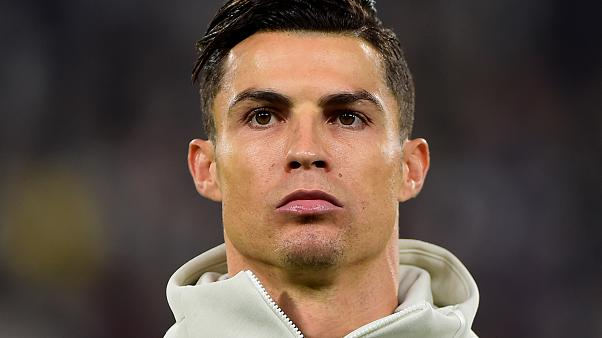
#> input picture 27_opencv_ile_nesne_takibi_meanshift_camshift/ronaldo.jpg, 602 x 338 px, given in place of the camera
$ python 27_meanshift_camshift.py
#> lines starting #> are read from the running program, lines starting #| are printed output that depends on the picture; after the words box and inside, x2 and y2 are one past the last pixel; in counts of white or black regions, pixels touching at a corner belong together
import cv2
import numpy as np

cap = cv2.VideoCapture(0)

ret, frame = cap.read()
#> frame is the input picture: shape (338, 602, 3); mean B, G, R 67.6, 78, 94.9
if not ret:
    print("Kamera açılamadı.")
    cap.release()
    cv2.destroyAllWindows()
    exit()

face_cascade = cv2.CascadeClassifier("haarcascade_frontalface_default.xml")

gray_frame = cv2.cvtColor(frame, cv2.COLOR_BGR2GRAY)
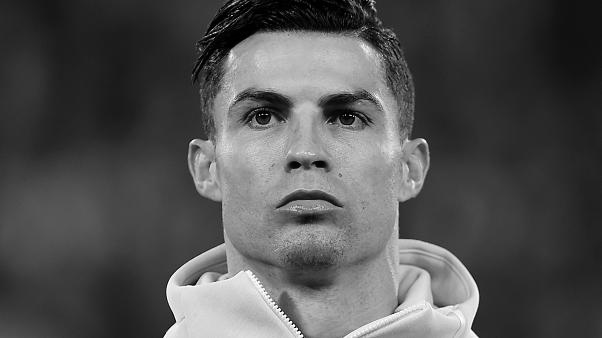
#> gray_frame: shape (338, 602); min 0, max 255, mean 81.9
face_rect = face_cascade.detectMultiScale(
    gray_frame, scaleFactor=1.045, minNeighbors=5, minSize=(50, 50), flags=cv2.CASCADE_SCALE_IMAGE
)
#> face_rect = [[190, 25, 233, 233]]

if len(face_rect) == 0:
    print("Yüz bulunamadı.")
    cap.release()
    cv2.destroyAllWindows()
    exit()

(face_x, face_y, w, h) = tuple(face_rect[0])
#> face_x = 190; face_y = 25; w = 233; h = 233
track_window = (face_x, face_y, w, h)
#> track_window = (190, 25, 233, 233)

roi = frame[face_y: face_y + h, face_x: face_x + w]
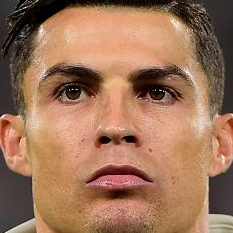
#> roi: shape (233, 233, 3); mean B, G, R 88.9, 115.7, 157.8
hsv_roi = cv2.cvtColor(roi, cv2.COLOR_BGR2HSV)
#> hsv_roi: shape (233, 233, 3); mean H, S, V 19.2, 113.7, 157.9
roi_hist = cv2.calcHist([hsv_roi], [0, 1], None, [180, 256], [0, 180, 0, 256])
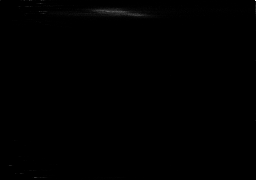
#> roi_hist: shape (180, 256) float32; min 0, max 639, mean 1.2; drawn with min black and max white
cv2.normalize(roi_hist, roi_hist, 0, 255, cv2.NORM_MINMAX)
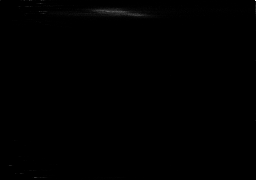
#> roi_hist: shape (180, 256) float32; 9.71% of pixels changed, all inside (x1, y1, x2, y2) = (0, 0, 256, 180)

term_crit = (cv2.TERM_CRITERIA_EPS | cv2.TERM_CRITERIA_COUNT, 10, 1)

while True:
    ret, frame = cap.read()
    frame = cv2.flip(frame, 1)
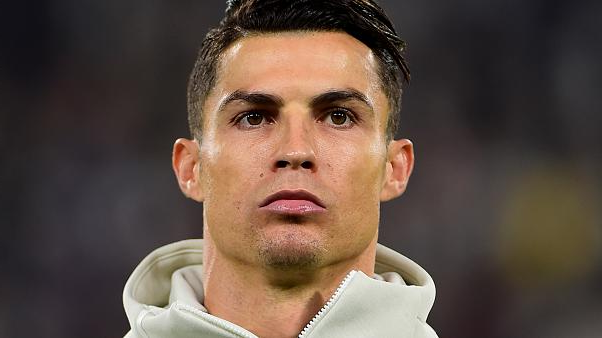
#> frame: shape (338, 602, 3); mean B, G, R 67.6, 78, 94.9
    if not ret:
        break

    hsv = cv2.cvtColor(frame, cv2.COLOR_BGR2HSV)
#> hsv: shape (338, 602, 3); mean H, S, V 66.3, 65.5, 95.5
    dst = cv2.calcBackProject([hsv], [0, 1], roi_hist, [0, 180, 0, 256], 1)
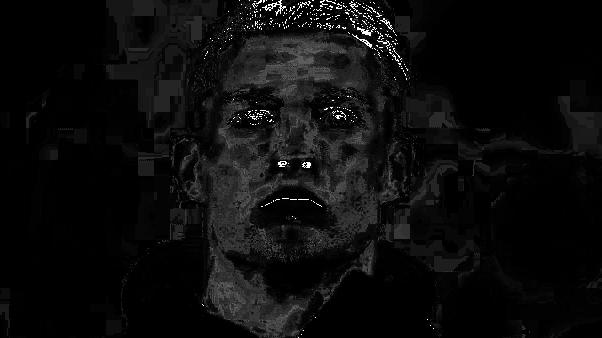
#> dst: shape (338, 602); min 0, max 255, mean 12.4

    ret, track_window = cv2.CamShift(dst, track_window, term_crit)
#> ret = ((298.5, 144.5), (248.9, 294.5), 12.72); track_window = (176, 0, 245, 289)
    pts = cv2.boxPoints(ret)
#> pts = [[144.7, 260.7], [209.5, -26.54], [452.3, 28.27], [387.5, 315.5]]
    pts = np.int0(pts)
#> pts = [[144, 260], [209, -26], [452, 28], [387, 315]]
    img2 = cv2.polylines(frame, [pts], True, (0, 255, 0), 2)

    cv2.imshow("Takip", img2)

    if cv2.waitKey(1) & 0xFF == ord("q"):
#> (key q is pressed here)
        break

cap.release()
cv2.destroyAllWindows()
